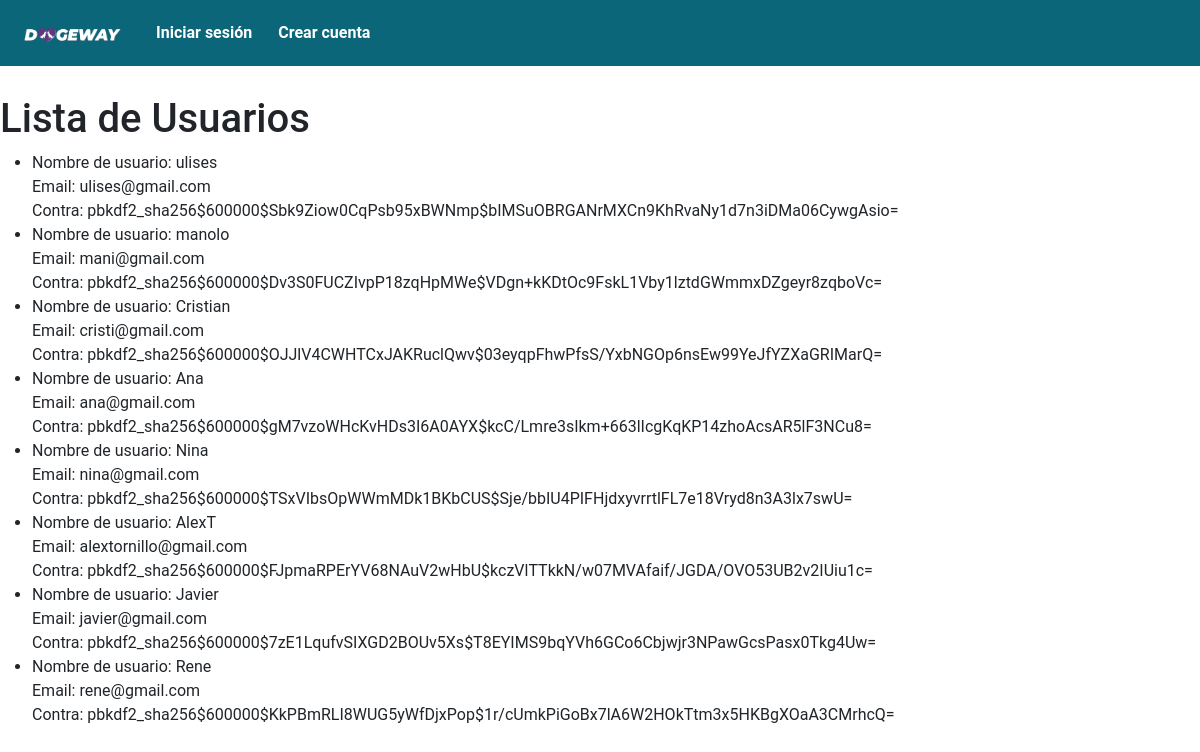
Page /lista/ on the earlier database version.
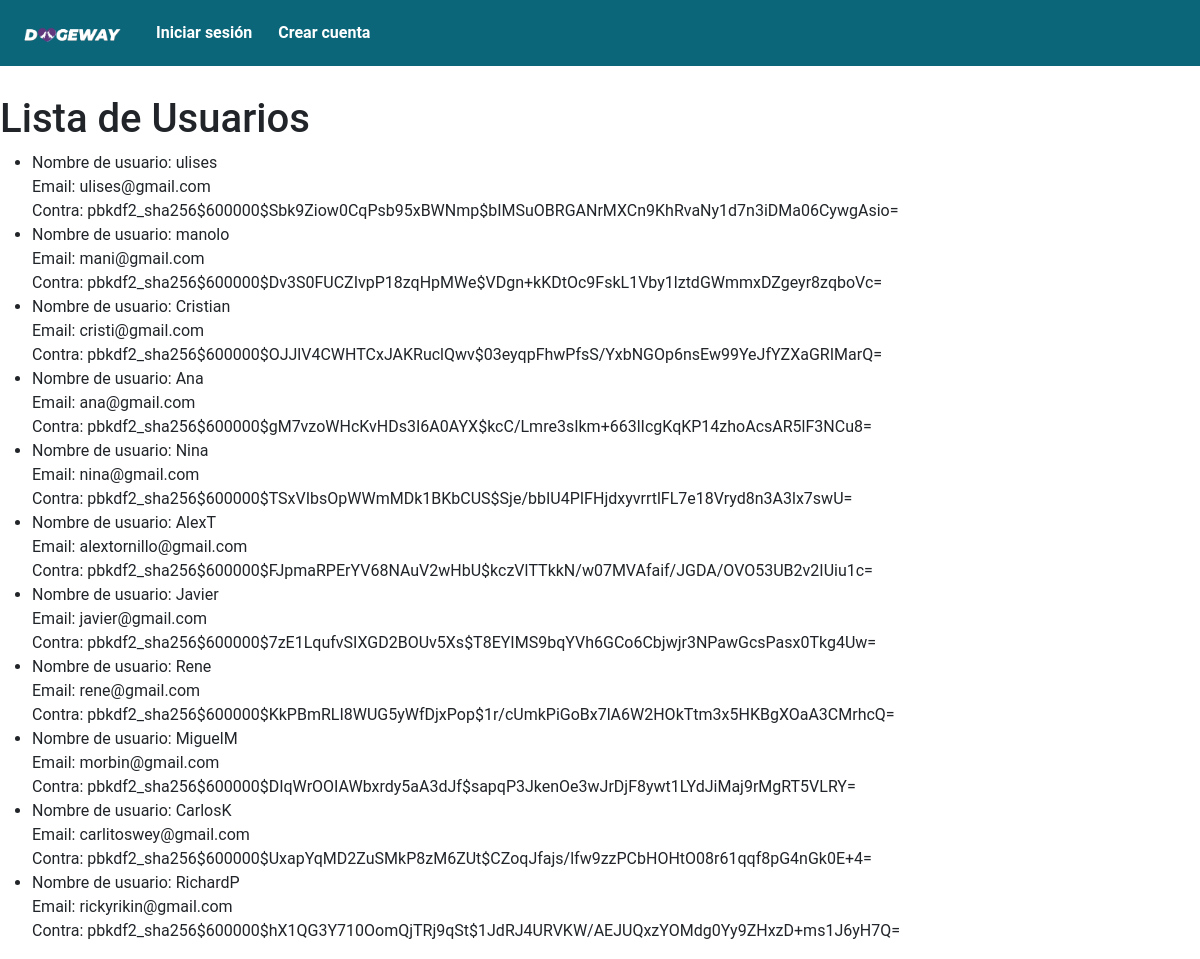
Same page on the later database version.
### main_app/models.py (models this page shows, shortened)
class Usuario(AbstractUser):
    fotografia = models.ImageField(upload_to='usuarios/', null=True, blank=True)
    telefono = models.CharField(max_length=20)
    fecha_de_nacimiento = models.DateField()
    direccion = models.CharField(max_length=100)
    fotografia_identificacion = models.ImageField(upload_to='identificaciones/', null=True, blank=True)
    verificado = models.BooleanField(default=False)
    usuarios_bloqueados = models.ManyToManyField('self', symmetrical=False, related_name='usuarios_bloqueadores')
    groups = models.ManyToManyField('auth.Group', related_name='usuarios')
    user_permissions = models.ManyToManyField('auth.Permission', related_name='usuarios')

### main_app/views.py (the view)
# urls.py: path('lista/', views.ListaUsuariosView.as_view(), name='lista de usuarios'),
class ListaUsuariosView(ListView):
    model = Usuario
    template_name = 'lista.html'
    context_object_name = 'usuarios'

### main_app/templates/lista.html (shortened to what this page needs)
{% include "layouts/base.html" %}
{% load static %}
{% block content %}
<!DOCTYPE html>
<html lang="en">
<head>
    <link rel="stylesheet" href="{% static 'css/lista.css' %}">
</head>
<body>
    <h1>Lista de Usuarios</h1>
    <ul>
        {% for usuario in usuarios %}
        <li>
            Nombre de usuario: {{ usuario.username }}<br>
            Email: {{ usuario.email }}<br>
            Contra: {{ usuario.password}}<br>
        </li>
        {% endfor %}
    </ul>
</body>
</html>
{% endblock content %}

### main_app/templates/layouts/base.html (shortened to what this page needs)
<!DOCTYPE html>
<html lang="en">
<head>
    {% load static %}
    <link href="https://cdn.jsdelivr.net/npm/bootstrap@5.3.2/dist/css/bootstrap.min.css" rel="stylesheet">
    <link rel="stylesheet" href="https://cdn.jsdelivr.net/npm/bootstrap-icons@1.11.2/font/bootstrap-icons.min.css">
    <link rel="stylesheet" href="{% static 'css/base.css' %}">
</head>
<body>
    <header>
        <nav class="navbar navbar-expand-lg" style="background-color: #0B667A;">
            <div class="container-fluid">
                <a class="navbar-brand" href="{% url 'home' %}">
                    <img src="{% static 'imagenes/LOGO.png' %}" alt="Dogeway Logo" class="navbar-logo">
                </a>
                <div class="collapse navbar-collapse" id="navbarSupportedContent">
                    <ul class="navbar-nav me-auto mb-2 mb-lg-0">
                        {% if user.is_authenticated and user.verificado %}
                            <li class="nav-item">
                                <a class="nav-link" href="#">
                                    <i class="bi bi-person-raised-hand"></i>
                                    {{ user.username }}
                                </a>
                            </li>
                            {% if mascota_seleccionada %}
                                <li class="nav-item">
                                    <a class="nav-link" href="{% url 'Match' %}">
                                        <i class="bi bi-stars"></i>
                                        {{ mascota_seleccionada.nombre }}
                                    </a>
                                </li>
                            {% endif %}
                            <li class="nav-item">
                                <div class="dropdown">
                                    <a class="nav-link dropdown-toggle" href="#" role="button" id="dropdownMenuLink" data-bs-toggle="dropdown" aria-expanded="false">
                                        <i class="bi bi-three-dots"></i>
                                    </a>
                                    <ul class="dropdown-menu" aria-labelledby="dropdownMenuLink">
                                        <li><a class="dropdown-item" href="#">Ver Usuario</a></li>
                                        <li><a class="dropdown-item" href="#">Ver Mascota</a></li>
                                    </ul>
                                </div>
                            </li>
                            <li class="nav-item">
                                <a class="nav-link" href="{% url 'logout' %}?next={% url 'home' %}">
                                    <i class="bi bi-door-closed"></i> Cerrar sesión
                                </a>
                            </li>
                        {% else %}
                            <li class="nav-item">
                                <a class="nav-link login-signup" href="{% url 'login' %}">Iniciar sesión</a>
                            </li>
                            <li class="nav-item">
                                <a class="nav-link login-signup" href="{% url 'signup' %}">Crear cuenta</a>
                            </li>
                        {% endif %}
                    </ul>
                </div>
            </div>
        </nav>
    </header>
    <div class="content">
    </div>
</body>
</html>

### main_app/static/css/base.css (style rules this page uses)
* { margin: 0; padding: 0; box-sizing: border-box; text-decoration: none; font-family: 'Roboto', sans-serif; }
body { margin-top: 55px; }
header { background-color: #0B667A; position: fixed; top: 0; left: 0; width: 100%; padding: 5px 10px; z-index: 100; }
header nav { display: flex; align-items: center; justify-content: space-between; font-weight: bold; padding-top: 5px; padding-bottom: 5px; padding-left: 3%; padding-right: 1%; }
header .navbar-logo { width: 100px; }
header nav ul { display: flex; list-style: none; margin: 0; padding: 0; }
header nav ul li { margin-left: 10px; }
header nav ul li a { color: white; font-size: 16px; text-decoration: none; padding: 10px; }
header nav ul li a.login-signup { color: white; }
header { padding: 5px 10px; }
header nav ul { display: flex; list-style: none; margin: 0; padding: 0; justify-content: flex-end; }
.content { margin-top: 55px; padding: 20px; }

Differences in the rows shown:
added Usuario: username "MiguelM", email "morbin@gmail.com", password "pbkdf2_sha256$600000$DIqWrOOIAWbxrdy5aA3dJf$sapqP3JkenOe3wJrDjF8ywt1LYdJiMaj9rMgRT5VLRY="
added Usuario: username "CarlosK", email "carlitoswey@gmail.com", password "pbkdf2_sha256$600000$UxapYqMD2ZuSMkP8zM6ZUt$CZoqJfajs/lfw9zzPCbHOHtO08r61qqf8pG4nGk0E+4="
added Usuario: username "RichardP", email "rickyrikin@gmail.com", password "pbkdf2_sha256$600000$hX1QG3Y710OomQjTRj9qSt$1JdRJ4URVKW/AEJUQxzYOMdg0Yy9ZHxzD+ms1J6yH7Q="
